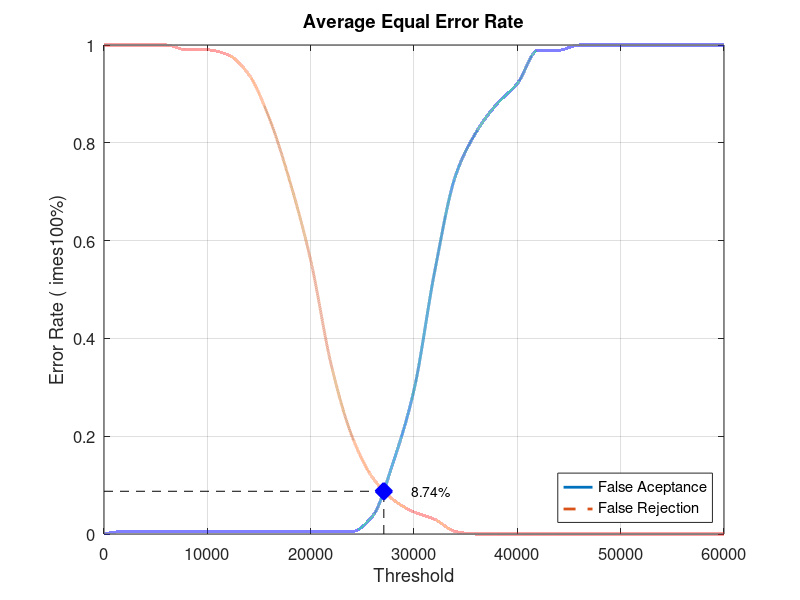
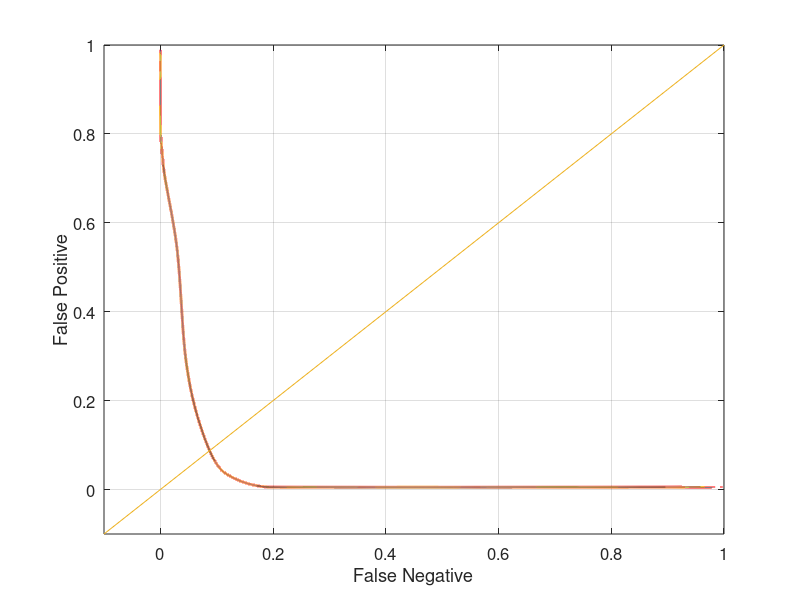

Source code (MATLAB) for these figures, in order:
close all;
clear;
clc;
x = 0:2000:60000;
xq = 0:0.5:60000;

y0 = [0 0.00526316 0.00526316 0.00526316 0.00526316 0.00526316 0.00526316 0.00526316 0.00526316 0.00526316 0.00526316 0.00526316 0.00526316 0.0368421 0.147368 0.294737 0.536842 0.731579 0.821053 0.878947 0.921053 0.989474 0.989474 1 1 1 1 1 1 1 1]
yy0 = interp1(x, y0, xq, 'pchip');
y1 = [1 1 1 1 0.99 0.99 0.98 0.94 0.85 0.72 0.56 0.345 0.2 0.115 0.07 0.045 0.03 0.005 0 0 0 0 0 0 0 0 0 0 0 0 0]
yy1 = interp1(x, y1, xq, 'pchip');

% Calculating EER: 
y2 = abs(y0 - y1);
find(y2 == min(y2))
yy2 = abs(yy0 - yy1);
xEER = find(yy2 == min(yy2));
xEERIndex = xq(xEER) % X-axis EER
yEER = yy0(xEER) % Y-axis EER

main = figure
plot(xq, yy0,'-','LineWidth', 2);	hold on
plot(xq, yy1,'--','LineWidth', 2);	hold on
plot([xEERIndex xEERIndex], [0 yEER], 'k--');	hold on
plot([0 xEERIndex], [yEER yEER], 'k--');	hold on
plot(xEERIndex, yEER, 'bx', 'LineWidth', 10);	hold on
text(xEERIndex + 10 * xEERIndex / 100, yEER, [num2str(round((10000 * yEER)) / 100) '%'])
legend('False Aceptance', 'False Rejection', 'Location', 'SouthEast')
xlabel('Threshold')
ylabel('Error Rate (	imes100%)')
title('Average Equal Error Rate')
set(gca, 'FontSize', 12)
axis([0 60000 0 1])
grid on

print(main, 'Database4_4Main', '-dpng');
FNRxFPR = figure('Color', [1 1 1]);
plot(yy1, yy0, '-', yy1, yy0, 'LineWidth', 2);
hold on
y = -0.1:0.1:1
plot(y, y); 
set(gca, 'FontSize', 12)
xlabel('False Negative')
ylabel('False Positive')
axis([-0.1 1 -0.1 1])
set(gca, 'FontSize', 12)
grid on

print(FNRxFPR, 'Database4_4FNRxFPR','-dpng');
